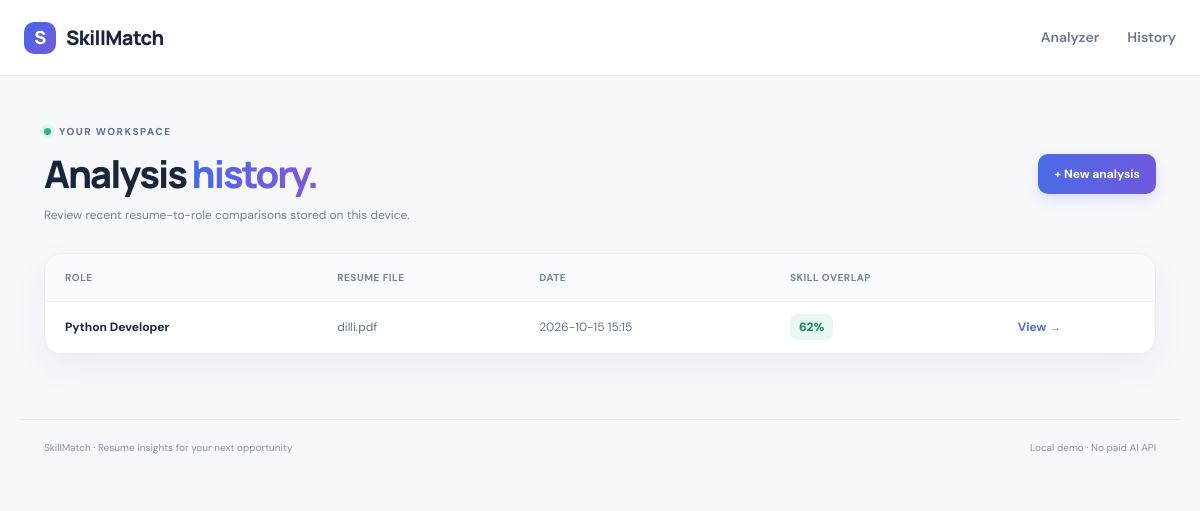
The app's page /history with its own data.
### tables this page shows
CREATE TABLE analyses (
                id INTEGER PRIMARY KEY AUTOINCREMENT,
                created_at TEXT NOT NULL,
                filename TEXT NOT NULL,
                job_title TEXT NOT NULL,
                match_score REAL NOT NULL,
                matched_skills TEXT NOT NULL,
                missing_skills TEXT NOT NULL,
                suggestions TEXT NOT NULL
            );

### app.py (the view)
@app.route("/history")
def history():
    with get_db() as conn:
        rows = conn.execute("SELECT * FROM analyses ORDER BY id DESC LIMIT 100").fetchall()
    return render_template("history.html", analyses=rows)

### app.py (called while the page is built)
def get_db():
    conn = sqlite3.connect(DATABASE)
    conn.row_factory = sqlite3.Row
    return conn

### templates/history.html (shortened to what this page needs)
{% extends "base.html" %}
{% block content %}
<div class="page-head"><div><div class="eyebrow"><span class="eyebrow-dot"></span> YOUR WORKSPACE</div><h1>Analysis <span class="gradient-text">history.</span></h1><p>Review recent resume-to-role comparisons stored on this device.</p></div><a class="primary-button" href="{{ url_for('index') }}">+ New analysis</a></div>
<div class="content-card history-card">
  {% if analyses %}
  <div class="table-scroll"><table><thead><tr><th>Role</th><th>Resume file</th><th>Date</th><th>Skill overlap</th><th></th></tr></thead><tbody>
  {% for item in analyses %}
  <tr><td><strong>{{ item.job_title }}</strong></td><td>{{ item.filename }}</td><td>{{ item.created_at }}</td><td><span class="table-score">{{ item.match_score|round|int }}%</span></td><td><a class="table-link" href="{{ url_for('history_detail', analysis_id=item.id) }}">View →</a></td></tr>
  {% endfor %}
  </tbody></table></div>
  {% else %}
  <div class="empty-state"><div class="empty-icon">⌕</div><h2>No analyses yet</h2><p>Upload a PDF resume and compare it with a job description to create your first report.</p><a class="primary-button" href="{{ url_for('index') }}">Analyze a resume →</a></div>
  {% endif %}
</div>
{% endblock %}

### templates/base.html (shortened to what this page needs)
<!doctype html>
<html lang="en">
<head>
  <link rel="stylesheet" href="{{ url_for('static', filename='style.css') }}">
</head>
<body>
  <header class="topbar">
    <a class="brand" href="{{ url_for('index') }}"><span class="brand-mark">S</span><span>SkillMatch</span></a>
    <nav>
      <a href="{{ url_for('index') }}">Analyzer</a>
      <a href="{{ url_for('history') }}">History</a>
    </nav>
  </header>
  <main class="container">
    {% block content %}{% endblock %}
  </main>
  <footer class="footer">SkillMatch · Resume insights for your next opportunity <span>Local demo · No paid AI API</span></footer>
</body>
</html>

### static/style.css (style rules this page uses)
:root { --ink:#17263d;--muted:#738198;--line:#e6ebf2;--bg:#f6f8fc;--white:#fff;--green:#20a879;--orange:#e79a35;--blue:#4c75e6;--shadow:0 12px 35px rgba(30,52,86,.055) }
* { box-sizing:border-box }
body { margin:0;background:var(--bg);color:var(--ink);font-family:'DM Sans',sans-serif;font-size:14px;line-height:1.55 }
.topbar { height:76px;background:#fff;border-bottom:1px solid var(--line);display:flex;align-items:center;justify-content:space-between;padding:0 max(calc((100% - 1160px)/2),24px) }
.brand { display:flex;align-items:center;gap:10px;color:var(--ink);text-decoration:none;font-family:Manrope,sans-serif;font-weight:800;font-size:20px;letter-spacing:-.6px }
.brand-mark { width:32px;height:32px;border-radius:10px;background:linear-gradient(135deg,#4268e8,#7659df);color:#fff;display:grid;place-items:center;font-size:18px }
.topbar nav { display:flex;gap:28px }
.topbar nav a { color:#697991;text-decoration:none;font-weight:600 }
.container { max-width:1160px;margin:0 auto;padding:34px 24px 64px }
.eyebrow { display:flex;align-items:center;gap:8px;color:#62728b;font-size:10px;font-weight:800;letter-spacing:1.5px }
.eyebrow-dot { width:7px;height:7px;background:#27b78a;border-radius:50%;box-shadow:0 0 0 4px #e1f7ee }
.hero h1,.page-head h1 { font:800 clamp(34px,5vw,52px)/1.12 Manrope,sans-serif;letter-spacing:-2px;margin:20px 0 14px }
.gradient-text { background:linear-gradient(90deg,#456be8,#8555d9);-webkit-background-clip:text;background-clip:text;color:transparent }
.hero>p,.page-head p { color:var(--muted);max-width:620px;margin:0 auto;font-size:15px }
.form-panel,.side-panel,.content-card,.score-card,.metric-card,.tip-card { background:#fff;border:1px solid var(--line);border-radius:18px;box-shadow:var(--shadow) }
.primary-button,.secondary-button { border:0;border-radius:10px;padding:12px 16px;display:inline-flex;justify-content:center;align-items:center;gap:10px;font:700 12px 'DM Sans',sans-serif;text-decoration:none;cursor:pointer }
.primary-button { background:linear-gradient(100deg,#496ce5,#7157dd);color:#fff;box-shadow:0 5px 14px #5868d52c }
.footer { max-width:1160px;margin:0 auto;border-top:1px solid var(--line);padding:20px 24px 28px;color:#8793a6;font-size:10px;display:flex;justify-content:space-between;gap:15px }
.page-head { display:flex;align-items:center;justify-content:space-between;gap:20px;margin:14px 0 28px }
.page-head h1 { font-size:38px;margin:12px 0 }
.page-head p { margin:0;max-width:none;font-size:12px }
.content-card { padding:24px }
.history-card { padding:0;overflow:hidden }
.table-scroll { overflow:auto }
table { border-collapse:collapse;width:100%;font-size:12px }
th,td { padding:16px 20px;text-align:left;border-bottom:1px solid #edf0f5;white-space:nowrap }
th { background:#fafbfe;color:#75839a;font-size:10px;text-transform:uppercase;letter-spacing:.5px }
td { color:#637189 }
td strong { color:var(--ink) }
.table-score { background:#e8f8f0;color:#16845d;padding:5px 9px;border-radius:7px;font-weight:800 }
.table-link { color:#4d6dde;font-weight:700;text-decoration:none }

### records on screen
analyses: job_title "Python Developer", filename "dilli.pdf", created_at "2026-10-15 15:15", match_score "62"
